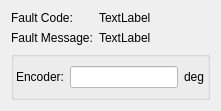
        <widget class="QWidget" name="pageFault">
         <layout class="QVBoxLayout" name="verticalLayout_12">
          <item>
           <layout class="QFormLayout" name="formLayout_2">
            <item row="0" column="0">
             <widget class="QLabel" name="LabelFaultCode">
              <property name="text">
               <string>Fault Code:</string>
              </property>
             </widget>
            </item>
            <item row="0" column="1">
             <widget class="QLabel" name="labelFaultCodeEntry">
              <property name="text">
               <string>TextLabel</string>
              </property>
             </widget>
            </item>
            <item row="1" column="0">
             <widget class="QLabel" name="LabelFaultMessage">
              <property name="text">
               <string>Fault Message:</string>
              </property>
             </widget>
            </item>
            <item row="1" column="1">
             <widget class="QLabel" name="labelFaultMessageEntry">
              <property name="text">
               <string>TextLabel</string>
              </property>
             </widget>
            </item>
           </layout>
          </item>
          <item>
           <widget class="QGroupBox" name="groupBox_3">
            <property name="title">
             <string/>
            </property>
            <layout class="QGridLayout" name="gridLayout_8">
             <property name="leftMargin">
              <number>2</number>
             </property>
             <property name="rightMargin">
              <number>2</number>
             </property>
             <item row="0" column="2">
              <widget class="QLabel" name="labelFaultposUnits">
               <property name="text">
                <string>deg</string>
               </property>
              </widget>
             </item>
             <item row="0" column="1">
              <widget class="QLineEdit" name="editFaultJointPos">
               <property name="styleSheet">
                <string notr="true">background-color: rgb(255, 255, 255); color: rgb(35, 38, 41);</string>
               </property>
               <property name="readOnly">
                <bool>true</bool>
               </property>
              </widget>
             </item>
             <item row="0" column="0">
              <widget class="QLabel" name="labelFaultJointPos">
               <property name="text">
                <string>Encoder:</string>
               </property>
              </widget>
             </item>
            </layout>
           </widget>
          </item>
         </layout>
        </widget>
